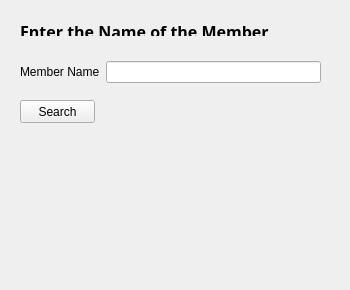
      <widget class="QWidget" name="tab_7">
       <attribute name="icon">
        <iconset resource="recource.qrc">
         <normaloff>:/rec/User Selection/search-512.png</normaloff>:/rec/User Selection/search-512.png</iconset>
       </attribute>
       <attribute name="title">
        <string>Search Member</string>
       </attribute>
       <widget class="QLabel" name="label">
        <property name="geometry">
         <rect>
          <x>20</x>
          <y>20</y>
          <width>321</width>
          <height>16</height>
         </rect>
        </property>
        <property name="font">
         <font>
          <family>Perpetua Titling MT</family>
          <pointsize>12</pointsize>
          <weight>75</weight>
          <bold>true</bold>
         </font>
        </property>
        <property name="text">
         <string>Enter the Name of the Member</string>
        </property>
        <property name="textFormat">
         <enum>Qt::RichText</enum>
        </property>
       </widget>
       <widget class="QLabel" name="search_memberName_result">
        <property name="geometry">
         <rect>
          <x>120</x>
          <y>170</y>
          <width>131</width>
          <height>21</height>
         </rect>
        </property>
        <property name="text">
         <string/>
        </property>
       </widget>
       <widget class="QLabel" name="search_memberId_result">
        <property name="geometry">
         <rect>
          <x>120</x>
          <y>200</y>
          <width>131</width>
          <height>21</height>
         </rect>
        </property>
        <property name="text">
         <string/>
        </property>
       </widget>
       <widget class="QLabel" name="search_memberType_result">
        <property name="geometry">
         <rect>
          <x>120</x>
          <y>230</y>
          <width>131</width>
          <height>21</height>
         </rect>
        </property>
        <property name="text">
         <string/>
        </property>
       </widget>
       <widget class="QLabel" name="search_memberDate_result">
        <property name="geometry">
         <rect>
          <x>120</x>
          <y>260</y>
          <width>131</width>
          <height>21</height>
         </rect>
        </property>
        <property name="text">
         <string/>
        </property>
       </widget>
       <widget class="QLabel" name="label_22">
        <property name="geometry">
         <rect>
          <x>20</x>
          <y>170</y>
          <width>81</width>
          <height>16</height>
         </rect>
        </property>
        <property name="text">
         <string/>
        </property>
       </widget>
       <widget class="QLabel" name="label_23">
        <property name="geometry">
         <rect>
          <x>20</x>
          <y>200</y>
          <width>81</width>
          <height>16</height>
         </rect>
        </property>
        <property name="text">
         <string/>
        </property>
       </widget>
       <widget class="QLabel" name="label_24">
        <property name="geometry">
         <rect>
          <x>20</x>
          <y>230</y>
          <width>81</width>
          <height>16</height>
         </rect>
        </property>
        <property name="text">
         <string/>
        </property>
       </widget>
       <widget class="QLabel" name="label_25">
        <property name="geometry">
         <rect>
          <x>20</x>
          <y>260</y>
          <width>81</width>
          <height>16</height>
         </rect>
        </property>
        <property name="text">
         <string/>
        </property>
       </widget>
       <widget class="QWidget" name="layoutWidget">
        <property name="geometry">
         <rect>
          <x>20</x>
          <y>60</y>
          <width>301</width>
          <height>24</height>
         </rect>
        </property>
        <layout class="QHBoxLayout" name="horizontalLayout_2">
         <item>
          <widget class="QLabel" name="label_2">
           <property name="text">
            <string>Member Name</string>
           </property>
          </widget>
         </item>
         <item>
          <widget class="QLineEdit" name="search_Name"/>
         </item>
        </layout>
       </widget>
       <widget class="QPushButton" name="pushButton">
        <property name="geometry">
         <rect>
          <x>20</x>
          <y>100</y>
          <width>75</width>
          <height>23</height>
         </rect>
        </property>
        <property name="text">
         <string>Search</string>
        </property>
       </widget>
      </widget>
